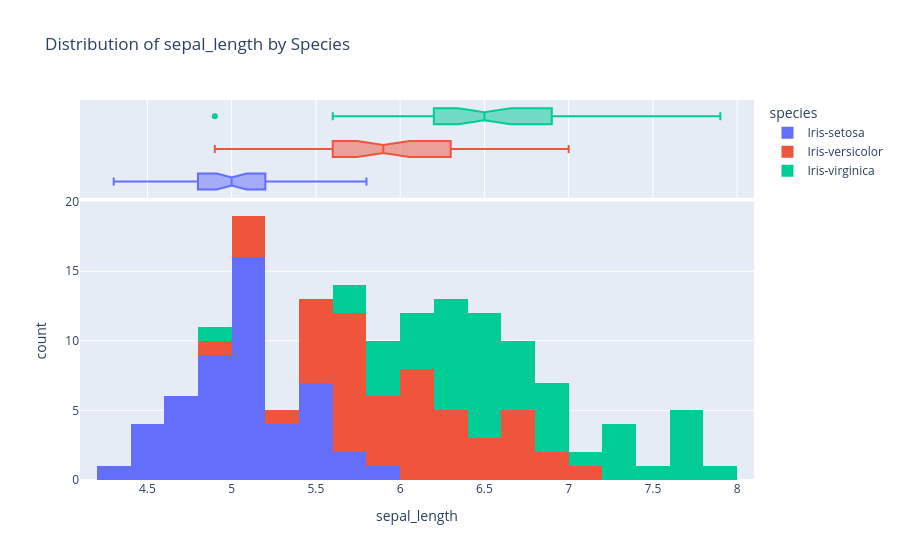
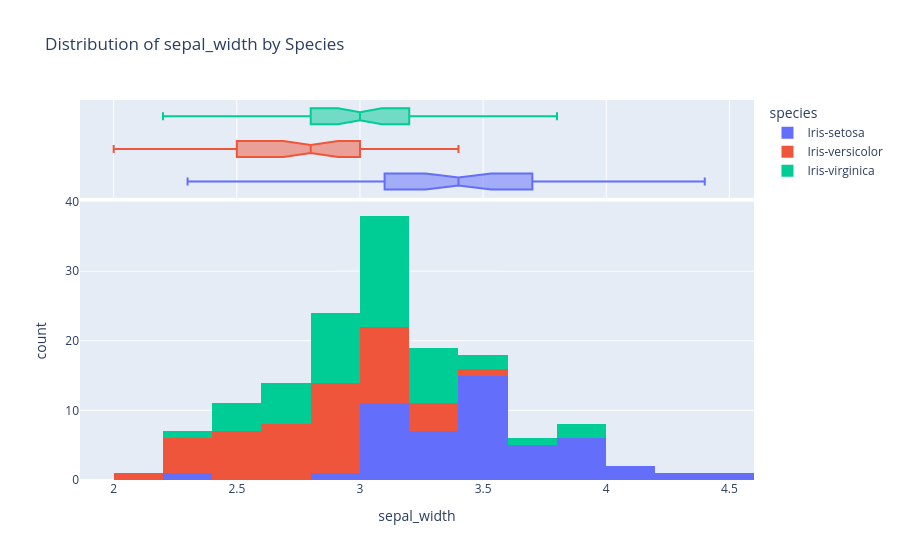
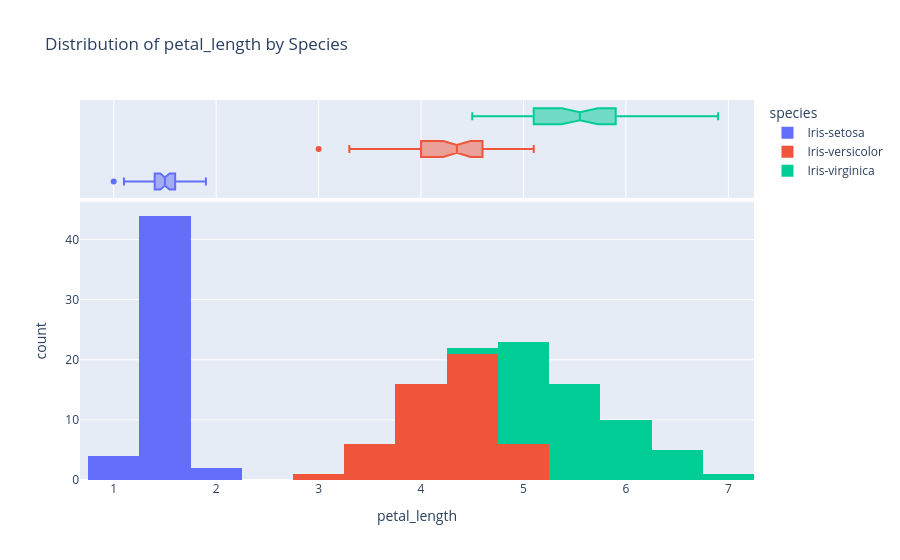
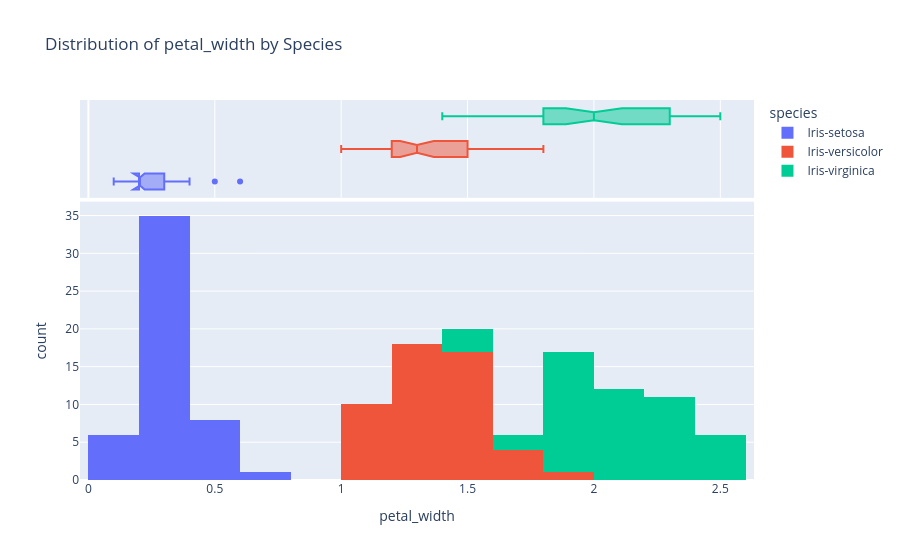

The notebook cell these images were saved under, in order:
### Code cell
for col in ['sepal_length', 'sepal_width', 'petal_length', 'petal_width']:
    fig = px.histogram(
        df,
        x=col,
        color="species",
        marginal="box",   # adds boxplot above
        nbins=20,
        title=f"Distribution of {col} by Species"
    )
    fig.show()

### Figure 1 — Plotly figure (JSON) as saved in the notebook; plotly's stock layout.template omitted (floating-point values rounded to 4 significant figures)
{"data": [{"bingroup": "x", "hovertemplate": "species=Iris-setosa<br>sepal_length=%{x}<br>count=%{y}<extra></extra>", "legendgroup": "Iris-setosa", "marker": {"color": "#636efa", "pattern": {"shape": ""}}, "name": "Iris-setosa", "nbinsx": 20, "orientation": "v", "showlegend": true, "type": "histogram", "x": [5.1, 4.9, 4.7, 4.6, 5.0, 5.4, 4.6, 5.0, 4.4, 4.9, 5.4, 4.8, 4.8, 4.3, 5.8, 5.7, 5.4, 5.1, 5.7, 5.1, 5.4, 5.1, 4.6, 5.1, 4.8, 5.0, 5.0, 5.2, 5.2, 4.7, 4.8, 5.4, 5.2, 5.5, 4.9, 5.0, 5.5, 4.9, 4.4, 5.1, 5.0, 4.5, 4.4, 5.0, 5.1, 4.8, 5.1, 4.6, 5.3, 5.0], "xaxis": "x", "yaxis": "y"}, {"hovertemplate": "species=Iris-setosa<br>sepal_length=%{x}<extra></extra>", "legendgroup": "Iris-setosa", "marker": {"color": "#636efa"}, "name": "Iris-setosa", "notched": true, "showlegend": false, "type": "box", "x": [5.1, 4.9, 4.7, 4.6, 5.0, 5.4, 4.6, 5.0, 4.4, 4.9, 5.4, 4.8, 4.8, 4.3, 5.8, 5.7, 5.4, 5.1, 5.7, 5.1, 5.4, 5.1, 4.6, 5.1, 4.8, 5.0, 5.0, 5.2, 5.2, 4.7, 4.8, 5.4, 5.2, 5.5, 4.9, 5.0, 5.5, 4.9, 4.4, 5.1, 5.0, 4.5, 4.4, 5.0, 5.1, 4.8, 5.1, 4.6, 5.3, 5.0], "xaxis": "x2", "yaxis": "y2"}, {"bingroup": "x", "hovertemplate": "species=Iris-versicolor<br>sepal_length=%{x}<br>count=%{y}<extra></extra>", "legendgroup": "Iris-versicolor", "marker": {"color": "#EF553B", "pattern": {"shape": ""}}, "name": "Iris-versicolor", "nbinsx": 20, "orientation": "v", "showlegend": true, "type": "histogram", "x": [7.0, 6.4, 6.9, 5.5, 6.5, 5.7, 6.3, 4.9, 6.6, 5.2, 5.0, 5.9, 6.0, 6.1, 5.6, 6.7, 5.6, 5.8, 6.2, 5.6, 5.9, 6.1, 6.3, 6.1, 6.4, 6.6, 6.8, 6.7, 6.0, 5.7, 5.5, 5.5, 5.8, 6.0, 5.4, 6.0, 6.7, 6.3, 5.6, 5.5, 5.5, 6.1, 5.8, 5.0, 5.6, 5.7, 5.7, 6.2, 5.1, 5.7], "xaxis": "x", "yaxis": "y"}, {"hovertemplate": "species=Iris-versicolor<br>sepal_length=%{x}<extra></extra>", "legendgroup": "Iris-versicolor", "marker": {"color": "#EF553B"}, "name": "Iris-versicolor", "notched": true, "showlegend": false, "type": "box", "x": [7.0, 6.4, 6.9, 5.5, 6.5, 5.7, 6.3, 4.9, 6.6, 5.2, 5.0, 5.9, 6.0, 6.1, 5.6, 6.7, 5.6, 5.8, 6.2, 5.6, 5.9, 6.1, 6.3, 6.1, 6.4, 6.6, 6.8, 6.7, 6.0, 5.7, 5.5, 5.5, 5.8, 6.0, 5.4, 6.0, 6.7, 6.3, 5.6, 5.5, 5.5, 6.1, 5.8, 5.0, 5.6, 5.7, 5.7, 6.2, 5.1, 5.7], "xaxis": "x2", "yaxis": "y2"}, {"bingroup": "x", "hovertemplate": "species=Iris-virginica<br>sepal_length=%{x}<br>count=%{y}<extra></extra>", "legendgroup": "Iris-virginica", "marker": {"color": "#00cc96", "pattern": {"shape": ""}}, "name": "Iris-virginica", "nbinsx": 20, "orientation": "v", "showlegend": true, "type": "histogram", "x": [6.3, 5.8, 7.1, 6.3, 6.5, 7.6, 4.9, 7.3, 6.7, 7.2, 6.5, 6.4, 6.8, 5.7, 5.8, 6.4, 6.5, 7.7, 7.7, 6.0, 6.9, 5.6, 7.7, 6.3, 6.7, 7.2, 6.2, 6.1, 6.4, 7.2, 7.4, 7.9, 6.4, 6.3, 6.1, 7.7, 6.3, 6.4, 6.0, 6.9, 6.7, 6.9, 5.8, 6.8, 6.7, 6.7, 6.3, 6.5, 6.2, 5.9], "xaxis": "x", "yaxis": "y"}, {"hovertemplate": "species=Iris-virginica<br>sepal_length=%{x}<extra></extra>", "legendgroup": "Iris-virginica", "marker": {"color": "#00cc96"}, "name": "Iris-virginica", "notched": true, "showlegend": false, "type": "box", "x": [6.3, 5.8, 7.1, 6.3, 6.5, 7.6, 4.9, 7.3, 6.7, 7.2, 6.5, 6.4, 6.8, 5.7, 5.8, 6.4, 6.5, 7.7, 7.7, 6.0, 6.9, 5.6, 7.7, 6.3, 6.7, 7.2, 6.2, 6.1, 6.4, 7.2, 7.4, 7.9, 6.4, 6.3, 6.1, 7.7, 6.3, 6.4, 6.0, 6.9, 6.7, 6.9, 5.8, 6.8, 6.7, 6.7, 6.3, 6.5, 6.2, 5.9], "xaxis": "x2", "yaxis": "y2"}], "layout": {"barmode": "relative", "legend": {"title": {"text": "species"}, "tracegroupgap": 0}, "title": {"text": "Distribution of sepal_length by Species"}, "xaxis": {"anchor": "y", "domain": [0, 1], "title": {"text": "sepal_length"}}, "xaxis2": {"anchor": "y2", "domain": [0, 1], "matches": "x", "showgrid": true, "showticklabels": false}, "yaxis": {"anchor": "x", "domain": [0, 0.7326], "title": {"text": "count"}}, "yaxis2": {"anchor": "x2", "domain": [0.7426, 1], "matches": "y2", "showgrid": false, "showline": false, "showticklabels": false, "ticks": ""}}}

### Figure 2 — Plotly figure (JSON) as saved in the notebook; plotly's stock layout.template omitted (floating-point values rounded to 4 significant figures)
{"data": [{"bingroup": "x", "hovertemplate": "species=Iris-setosa<br>sepal_width=%{x}<br>count=%{y}<extra></extra>", "legendgroup": "Iris-setosa", "marker": {"color": "#636efa", "pattern": {"shape": ""}}, "name": "Iris-setosa", "nbinsx": 20, "orientation": "v", "showlegend": true, "type": "histogram", "x": [3.5, 3.0, 3.2, 3.1, 3.6, 3.9, 3.4, 3.4, 2.9, 3.1, 3.7, 3.4, 3.0, 3.0, 4.0, 4.4, 3.9, 3.5, 3.8, 3.8, 3.4, 3.7, 3.6, 3.3, 3.4, 3.0, 3.4, 3.5, 3.4, 3.2, 3.1, 3.4, 4.1, 4.2, 3.1, 3.2, 3.5, 3.1, 3.0, 3.4, 3.5, 2.3, 3.2, 3.5, 3.8, 3.0, 3.8, 3.2, 3.7, 3.3], "xaxis": "x", "yaxis": "y"}, {"hovertemplate": "species=Iris-setosa<br>sepal_width=%{x}<extra></extra>", "legendgroup": "Iris-setosa", "marker": {"color": "#636efa"}, "name": "Iris-setosa", "notched": true, "showlegend": false, "type": "box", "x": [3.5, 3.0, 3.2, 3.1, 3.6, 3.9, 3.4, 3.4, 2.9, 3.1, 3.7, 3.4, 3.0, 3.0, 4.0, 4.4, 3.9, 3.5, 3.8, 3.8, 3.4, 3.7, 3.6, 3.3, 3.4, 3.0, 3.4, 3.5, 3.4, 3.2, 3.1, 3.4, 4.1, 4.2, 3.1, 3.2, 3.5, 3.1, 3.0, 3.4, 3.5, 2.3, 3.2, 3.5, 3.8, 3.0, 3.8, 3.2, 3.7, 3.3], "xaxis": "x2", "yaxis": "y2"}, {"bingroup": "x", "hovertemplate": "species=Iris-versicolor<br>sepal_width=%{x}<br>count=%{y}<extra></extra>", "legendgroup": "Iris-versicolor", "marker": {"color": "#EF553B", "pattern": {"shape": ""}}, "name": "Iris-versicolor", "nbinsx": 20, "orientation": "v", "showlegend": true, "type": "histogram", "x": [3.2, 3.2, 3.1, 2.3, 2.8, 2.8, 3.3, 2.4, 2.9, 2.7, 2.0, 3.0, 2.2, 2.9, 2.9, 3.1, 3.0, 2.7, 2.2, 2.5, 3.2, 2.8, 2.5, 2.8, 2.9, 3.0, 2.8, 3.0, 2.9, 2.6, 2.4, 2.4, 2.7, 2.7, 3.0, 3.4, 3.1, 2.3, 3.0, 2.5, 2.6, 3.0, 2.6, 2.3, 2.7, 3.0, 2.9, 2.9, 2.5, 2.8], "xaxis": "x", "yaxis": "y"}, {"hovertemplate": "species=Iris-versicolor<br>sepal_width=%{x}<extra></extra>", "legendgroup": "Iris-versicolor", "marker": {"color": "#EF553B"}, "name": "Iris-versicolor", "notched": true, "showlegend": false, "type": "box", "x": [3.2, 3.2, 3.1, 2.3, 2.8, 2.8, 3.3, 2.4, 2.9, 2.7, 2.0, 3.0, 2.2, 2.9, 2.9, 3.1, 3.0, 2.7, 2.2, 2.5, 3.2, 2.8, 2.5, 2.8, 2.9, 3.0, 2.8, 3.0, 2.9, 2.6, 2.4, 2.4, 2.7, 2.7, 3.0, 3.4, 3.1, 2.3, 3.0, 2.5, 2.6, 3.0, 2.6, 2.3, 2.7, 3.0, 2.9, 2.9, 2.5, 2.8], "xaxis": "x2", "yaxis": "y2"}, {"bingroup": "x", "hovertemplate": "species=Iris-virginica<br>sepal_width=%{x}<br>count=%{y}<extra></extra>", "legendgroup": "Iris-virginica", "marker": {"color": "#00cc96", "pattern": {"shape": ""}}, "name": "Iris-virginica", "nbinsx": 20, "orientation": "v", "showlegend": true, "type": "histogram", "x": [3.3, 2.7, 3.0, 2.9, 3.0, 3.0, 2.5, 2.9, 2.5, 3.6, 3.2, 2.7, 3.0, 2.5, 2.8, 3.2, 3.0, 3.8, 2.6, 2.2, 3.2, 2.8, 2.8, 2.7, 3.3, 3.2, 2.8, 3.0, 2.8, 3.0, 2.8, 3.8, 2.8, 2.8, 2.6, 3.0, 3.4, 3.1, 3.0, 3.1, 3.1, 3.1, 2.7, 3.2, 3.3, 3.0, 2.5, 3.0, 3.4, 3.0], "xaxis": "x", "yaxis": "y"}, {"hovertemplate": "species=Iris-virginica<br>sepal_width=%{x}<extra></extra>", "legendgroup": "Iris-virginica", "marker": {"color": "#00cc96"}, "name": "Iris-virginica", "notched": true, "showlegend": false, "type": "box", "x": [3.3, 2.7, 3.0, 2.9, 3.0, 3.0, 2.5, 2.9, 2.5, 3.6, 3.2, 2.7, 3.0, 2.5, 2.8, 3.2, 3.0, 3.8, 2.6, 2.2, 3.2, 2.8, 2.8, 2.7, 3.3, 3.2, 2.8, 3.0, 2.8, 3.0, 2.8, 3.8, 2.8, 2.8, 2.6, 3.0, 3.4, 3.1, 3.0, 3.1, 3.1, 3.1, 2.7, 3.2, 3.3, 3.0, 2.5, 3.0, 3.4, 3.0], "xaxis": "x2", "yaxis": "y2"}], "layout": {"barmode": "relative", "legend": {"title": {"text": "species"}, "tracegroupgap": 0}, "title": {"text": "Distribution of sepal_width by Species"}, "xaxis": {"anchor": "y", "domain": [0, 1], "title": {"text": "sepal_width"}}, "xaxis2": {"anchor": "y2", "domain": [0, 1], "matches": "x", "showgrid": true, "showticklabels": false}, "yaxis": {"anchor": "x", "domain": [0, 0.7326], "title": {"text": "count"}}, "yaxis2": {"anchor": "x2", "domain": [0.7426, 1], "matches": "y2", "showgrid": false, "showline": false, "showticklabels": false, "ticks": ""}}}

### Figure 3 — Plotly figure (JSON) as saved in the notebook; plotly's stock layout.template omitted (floating-point values rounded to 4 significant figures)
{"data": [{"bingroup": "x", "hovertemplate": "species=Iris-setosa<br>petal_length=%{x}<br>count=%{y}<extra></extra>", "legendgroup": "Iris-setosa", "marker": {"color": "#636efa", "pattern": {"shape": ""}}, "name": "Iris-setosa", "nbinsx": 20, "orientation": "v", "showlegend": true, "type": "histogram", "x": [1.4, 1.4, 1.3, 1.5, 1.4, 1.7, 1.4, 1.5, 1.4, 1.5, 1.5, 1.6, 1.4, 1.1, 1.2, 1.5, 1.3, 1.4, 1.7, 1.5, 1.7, 1.5, 1.0, 1.7, 1.9, 1.6, 1.6, 1.5, 1.4, 1.6, 1.6, 1.5, 1.5, 1.4, 1.5, 1.2, 1.3, 1.5, 1.3, 1.5, 1.3, 1.3, 1.3, 1.6, 1.9, 1.4, 1.6, 1.4, 1.5, 1.4], "xaxis": "x", "yaxis": "y"}, {"hovertemplate": "species=Iris-setosa<br>petal_length=%{x}<extra></extra>", "legendgroup": "Iris-setosa", "marker": {"color": "#636efa"}, "name": "Iris-setosa", "notched": true, "showlegend": false, "type": "box", "x": [1.4, 1.4, 1.3, 1.5, 1.4, 1.7, 1.4, 1.5, 1.4, 1.5, 1.5, 1.6, 1.4, 1.1, 1.2, 1.5, 1.3, 1.4, 1.7, 1.5, 1.7, 1.5, 1.0, 1.7, 1.9, 1.6, 1.6, 1.5, 1.4, 1.6, 1.6, 1.5, 1.5, 1.4, 1.5, 1.2, 1.3, 1.5, 1.3, 1.5, 1.3, 1.3, 1.3, 1.6, 1.9, 1.4, 1.6, 1.4, 1.5, 1.4], "xaxis": "x2", "yaxis": "y2"}, {"bingroup": "x", "hovertemplate": "species=Iris-versicolor<br>petal_length=%{x}<br>count=%{y}<extra></extra>", "legendgroup": "Iris-versicolor", "marker": {"color": "#EF553B", "pattern": {"shape": ""}}, "name": "Iris-versicolor", "nbinsx": 20, "orientation": "v", "showlegend": true, "type": "histogram", "x": [4.7, 4.5, 4.9, 4.0, 4.6, 4.5, 4.7, 3.3, 4.6, 3.9, 3.5, 4.2, 4.0, 4.7, 3.6, 4.4, 4.5, 4.1, 4.5, 3.9, 4.8, 4.0, 4.9, 4.7, 4.3, 4.4, 4.8, 5.0, 4.5, 3.5, 3.8, 3.7, 3.9, 5.1, 4.5, 4.5, 4.7, 4.4, 4.1, 4.0, 4.4, 4.6, 4.0, 3.3, 4.2, 4.2, 4.2, 4.3, 3.0, 4.1], "xaxis": "x", "yaxis": "y"}, {"hovertemplate": "species=Iris-versicolor<br>petal_length=%{x}<extra></extra>", "legendgroup": "Iris-versicolor", "marker": {"color": "#EF553B"}, "name": "Iris-versicolor", "notched": true, "showlegend": false, "type": "box", "x": [4.7, 4.5, 4.9, 4.0, 4.6, 4.5, 4.7, 3.3, 4.6, 3.9, 3.5, 4.2, 4.0, 4.7, 3.6, 4.4, 4.5, 4.1, 4.5, 3.9, 4.8, 4.0, 4.9, 4.7, 4.3, 4.4, 4.8, 5.0, 4.5, 3.5, 3.8, 3.7, 3.9, 5.1, 4.5, 4.5, 4.7, 4.4, 4.1, 4.0, 4.4, 4.6, 4.0, 3.3, 4.2, 4.2, 4.2, 4.3, 3.0, 4.1], "xaxis": "x2", "yaxis": "y2"}, {"bingroup": "x", "hovertemplate": "species=Iris-virginica<br>petal_length=%{x}<br>count=%{y}<extra></extra>", "legendgroup": "Iris-virginica", "marker": {"color": "#00cc96", "pattern": {"shape": ""}}, "name": "Iris-virginica", "nbinsx": 20, "orientation": "v", "showlegend": true, "type": "histogram", "x": [6.0, 5.1, 5.9, 5.6, 5.8, 6.6, 4.5, 6.3, 5.8, 6.1, 5.1, 5.3, 5.5, 5.0, 5.1, 5.3, 5.5, 6.7, 6.9, 5.0, 5.7, 4.9, 6.7, 4.9, 5.7, 6.0, 4.8, 4.9, 5.6, 5.8, 6.1, 6.4, 5.6, 5.1, 5.6, 6.1, 5.6, 5.5, 4.8, 5.4, 5.6, 5.1, 5.1, 5.9, 5.7, 5.2, 5.0, 5.2, 5.4, 5.1], "xaxis": "x", "yaxis": "y"}, {"hovertemplate": "species=Iris-virginica<br>petal_length=%{x}<extra></extra>", "legendgroup": "Iris-virginica", "marker": {"color": "#00cc96"}, "name": "Iris-virginica", "notched": true, "showlegend": false, "type": "box", "x": [6.0, 5.1, 5.9, 5.6, 5.8, 6.6, 4.5, 6.3, 5.8, 6.1, 5.1, 5.3, 5.5, 5.0, 5.1, 5.3, 5.5, 6.7, 6.9, 5.0, 5.7, 4.9, 6.7, 4.9, 5.7, 6.0, 4.8, 4.9, 5.6, 5.8, 6.1, 6.4, 5.6, 5.1, 5.6, 6.1, 5.6, 5.5, 4.8, 5.4, 5.6, 5.1, 5.1, 5.9, 5.7, 5.2, 5.0, 5.2, 5.4, 5.1], "xaxis": "x2", "yaxis": "y2"}], "layout": {"barmode": "relative", "legend": {"title": {"text": "species"}, "tracegroupgap": 0}, "title": {"text": "Distribution of petal_length by Species"}, "xaxis": {"anchor": "y", "domain": [0, 1], "title": {"text": "petal_length"}}, "xaxis2": {"anchor": "y2", "domain": [0, 1], "matches": "x", "showgrid": true, "showticklabels": false}, "yaxis": {"anchor": "x", "domain": [0, 0.7326], "title": {"text": "count"}}, "yaxis2": {"anchor": "x2", "domain": [0.7426, 1], "matches": "y2", "showgrid": false, "showline": false, "showticklabels": false, "ticks": ""}}}

### Figure 4 — Plotly figure (JSON) as saved in the notebook; plotly's stock layout.template omitted (floating-point values rounded to 4 significant figures)
{"data": [{"bingroup": "x", "hovertemplate": "species=Iris-setosa<br>petal_width=%{x}<br>count=%{y}<extra></extra>", "legendgroup": "Iris-setosa", "marker": {"color": "#636efa", "pattern": {"shape": ""}}, "name": "Iris-setosa", "nbinsx": 20, "orientation": "v", "showlegend": true, "type": "histogram", "x": [0.2, 0.2, 0.2, 0.2, 0.2, 0.4, 0.3, 0.2, 0.2, 0.1, 0.2, 0.2, 0.1, 0.1, 0.2, 0.4, 0.4, 0.3, 0.3, 0.3, 0.2, 0.4, 0.2, 0.5, 0.2, 0.2, 0.4, 0.2, 0.2, 0.2, 0.2, 0.4, 0.1, 0.2, 0.1, 0.2, 0.2, 0.1, 0.2, 0.2, 0.3, 0.3, 0.2, 0.6, 0.4, 0.3, 0.2, 0.2, 0.2, 0.2], "xaxis": "x", "yaxis": "y"}, {"hovertemplate": "species=Iris-setosa<br>petal_width=%{x}<extra></extra>", "legendgroup": "Iris-setosa", "marker": {"color": "#636efa"}, "name": "Iris-setosa", "notched": true, "showlegend": false, "type": "box", "x": [0.2, 0.2, 0.2, 0.2, 0.2, 0.4, 0.3, 0.2, 0.2, 0.1, 0.2, 0.2, 0.1, 0.1, 0.2, 0.4, 0.4, 0.3, 0.3, 0.3, 0.2, 0.4, 0.2, 0.5, 0.2, 0.2, 0.4, 0.2, 0.2, 0.2, 0.2, 0.4, 0.1, 0.2, 0.1, 0.2, 0.2, 0.1, 0.2, 0.2, 0.3, 0.3, 0.2, 0.6, 0.4, 0.3, 0.2, 0.2, 0.2, 0.2], "xaxis": "x2", "yaxis": "y2"}, {"bingroup": "x", "hovertemplate": "species=Iris-versicolor<br>petal_width=%{x}<br>count=%{y}<extra></extra>", "legendgroup": "Iris-versicolor", "marker": {"color": "#EF553B", "pattern": {"shape": ""}}, "name": "Iris-versicolor", "nbinsx": 20, "orientation": "v", "showlegend": true, "type": "histogram", "x": [1.4, 1.5, 1.5, 1.3, 1.5, 1.3, 1.6, 1.0, 1.3, 1.4, 1.0, 1.5, 1.0, 1.4, 1.3, 1.4, 1.5, 1.0, 1.5, 1.1, 1.8, 1.3, 1.5, 1.2, 1.3, 1.4, 1.4, 1.7, 1.5, 1.0, 1.1, 1.0, 1.2, 1.6, 1.5, 1.6, 1.5, 1.3, 1.3, 1.3, 1.2, 1.4, 1.2, 1.0, 1.3, 1.2, 1.3, 1.3, 1.1, 1.3], "xaxis": "x", "yaxis": "y"}, {"hovertemplate": "species=Iris-versicolor<br>petal_width=%{x}<extra></extra>", "legendgroup": "Iris-versicolor", "marker": {"color": "#EF553B"}, "name": "Iris-versicolor", "notched": true, "showlegend": false, "type": "box", "x": [1.4, 1.5, 1.5, 1.3, 1.5, 1.3, 1.6, 1.0, 1.3, 1.4, 1.0, 1.5, 1.0, 1.4, 1.3, 1.4, 1.5, 1.0, 1.5, 1.1, 1.8, 1.3, 1.5, 1.2, 1.3, 1.4, 1.4, 1.7, 1.5, 1.0, 1.1, 1.0, 1.2, 1.6, 1.5, 1.6, 1.5, 1.3, 1.3, 1.3, 1.2, 1.4, 1.2, 1.0, 1.3, 1.2, 1.3, 1.3, 1.1, 1.3], "xaxis": "x2", "yaxis": "y2"}, {"bingroup": "x", "hovertemplate": "species=Iris-virginica<br>petal_width=%{x}<br>count=%{y}<extra></extra>", "legendgroup": "Iris-virginica", "marker": {"color": "#00cc96", "pattern": {"shape": ""}}, "name": "Iris-virginica", "nbinsx": 20, "orientation": "v", "showlegend": true, "type": "histogram", "x": [2.5, 1.9, 2.1, 1.8, 2.2, 2.1, 1.7, 1.8, 1.8, 2.5, 2.0, 1.9, 2.1, 2.0, 2.4, 2.3, 1.8, 2.2, 2.3, 1.5, 2.3, 2.0, 2.0, 1.8, 2.1, 1.8, 1.8, 1.8, 2.1, 1.6, 1.9, 2.0, 2.2, 1.5, 1.4, 2.3, 2.4, 1.8, 1.8, 2.1, 2.4, 2.3, 1.9, 2.3, 2.5, 2.3, 1.9, 2.0, 2.3, 1.8], "xaxis": "x", "yaxis": "y"}, {"hovertemplate": "species=Iris-virginica<br>petal_width=%{x}<extra></extra>", "legendgroup": "Iris-virginica", "marker": {"color": "#00cc96"}, "name": "Iris-virginica", "notched": true, "showlegend": false, "type": "box", "x": [2.5, 1.9, 2.1, 1.8, 2.2, 2.1, 1.7, 1.8, 1.8, 2.5, 2.0, 1.9, 2.1, 2.0, 2.4, 2.3, 1.8, 2.2, 2.3, 1.5, 2.3, 2.0, 2.0, 1.8, 2.1, 1.8, 1.8, 1.8, 2.1, 1.6, 1.9, 2.0, 2.2, 1.5, 1.4, 2.3, 2.4, 1.8, 1.8, 2.1, 2.4, 2.3, 1.9, 2.3, 2.5, 2.3, 1.9, 2.0, 2.3, 1.8], "xaxis": "x2", "yaxis": "y2"}], "layout": {"barmode": "relative", "legend": {"title": {"text": "species"}, "tracegroupgap": 0}, "title": {"text": "Distribution of petal_width by Species"}, "xaxis": {"anchor": "y", "domain": [0, 1], "title": {"text": "petal_width"}}, "xaxis2": {"anchor": "y2", "domain": [0, 1], "matches": "x", "showgrid": true, "showticklabels": false}, "yaxis": {"anchor": "x", "domain": [0, 0.7326], "title": {"text": "count"}}, "yaxis2": {"anchor": "x2", "domain": [0.7426, 1], "matches": "y2", "showgrid": false, "showline": false, "showticklabels": false, "ticks": ""}}}
